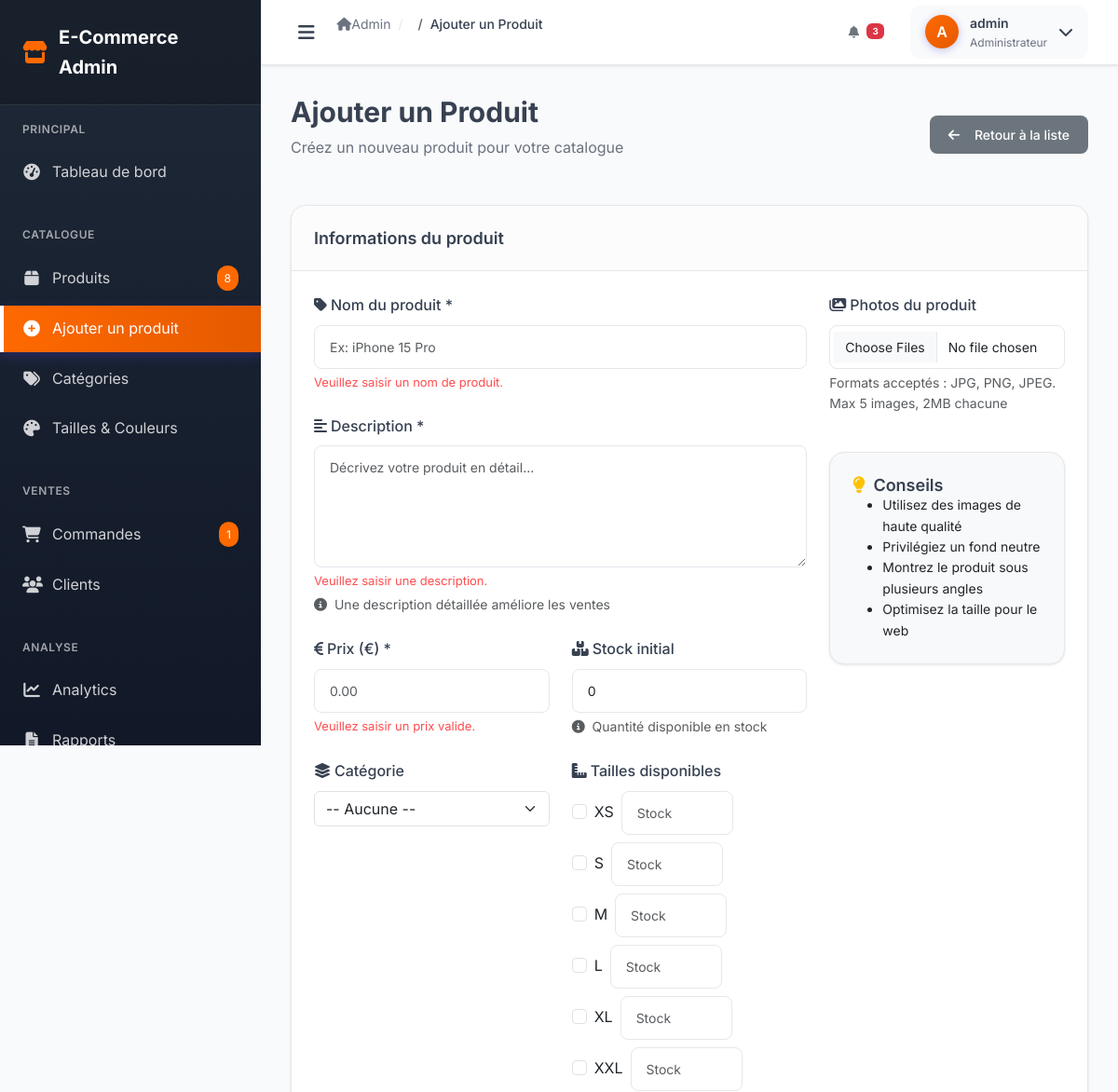
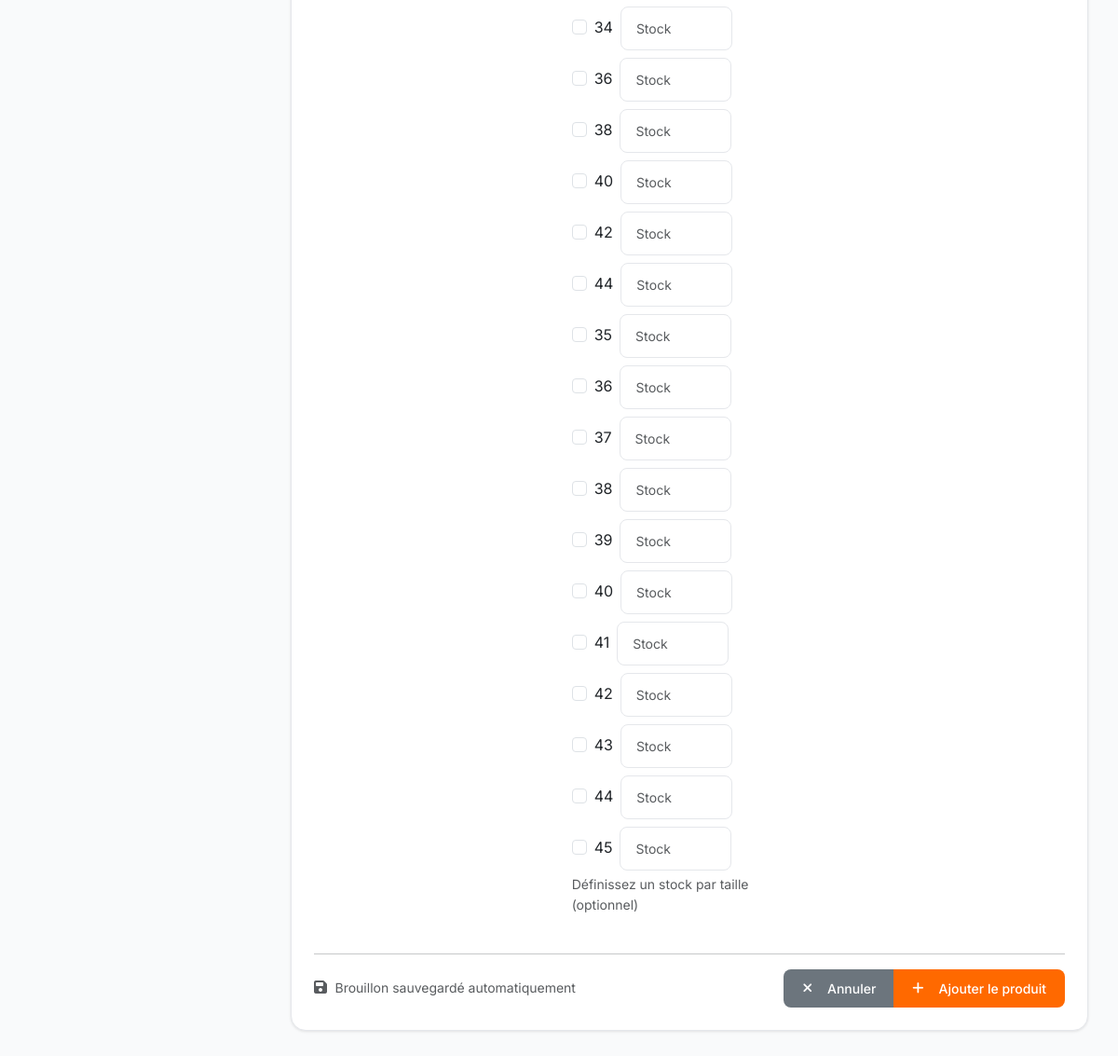
Screenshot of /admin/add_product.php (signed in) with the database file from the repository (2 pictures, top to bottom).
### tables this page shows
CREATE TABLE IF NOT EXISTS sizes (
    id INT AUTO_INCREMENT PRIMARY KEY,
    name VARCHAR(20) NOT NULL,
    category VARCHAR(50) DEFAULT 'general',
    sort_order INT DEFAULT 0,
    created_at TIMESTAMP DEFAULT CURRENT_TIMESTAMP,
    INDEX idx_category (category)
);

### admin/add_product.php (the view, shortened to what this page needs)
<?php
require_once 'config.php';
$sizes = [];
try {
    $sizes = $pdo->query("SELECT id, name FROM sizes ORDER BY sort_order ASC, name ASC")->fetchAll();
} catch (Exception $e) {
}
include 'layouts/header.php';
?>
<div class="admin-wrapper">
    <?php include 'layouts/sidebar.php'; ?>
    <main class="admin-content">
        <?php include 'layouts/topbar.php'; ?>
        <div class="page-content">
            <div class="page-header">
                <div class="d-flex justify-content-between align-items-center">
                    <div>
                        <h1 class="page-title">Ajouter un Produit</h1>
                        <p class="page-subtitle">Créez un nouveau produit pour votre catalogue</p>
                    </div>
                    <a href="products.php" class="btn btn-secondary">
                        <i class="fas fa-arrow-left me-2"></i>Retour à la liste
                    </a>
                </div>
            </div>
            <div class="card">
                <div class="card-header">
                    <h5 class="card-title">Informations du produit</h5>
                </div>
                <div class="card-body">
                    <form method="POST" enctype="multipart/form-data" class="needs-validation" novalidate data-auto-save="add_product">
                        <div class="row">
                            <div class="col-lg-8">
                                <div class="form-group">
                                    <label for="name" class="form-label">
                                        <i class="fas fa-tag me-1"></i>Nom du produit *
                                    </label>
                                    <input type="text"
                                           class="form-control"
                                           id="name"
                                           name="name"
                                           value="<?php echo htmlspecialchars($_POST['name'] ?? ''); ?>"
                                           required
                                           placeholder="Ex: iPhone 15 Pro">
                                    <div class="invalid-feedback">
                                        Veuillez saisir un nom de produit.
                                    </div>
                                </div>
                                <div class="form-group">
                                    <label for="description" class="form-label">
                                        <i class="fas fa-align-left me-1"></i>Description *
                                    </label>
                                    <textarea class="form-control"
                                              id="description"
                                              name="description"
                                              rows="5"
                                              required
                                              placeholder="Décrivez votre produit en détail..."><?php echo htmlspecialchars($_POST['description'] ?? ''); ?></textarea>
                                    <div class="invalid-feedback">
                                        Veuillez saisir une description.
                                    </div>
                                    <div class="form-text">
                                        <i class="fas fa-info-circle me-1"></i>
                                        Une description détaillée améliore les ventes
                                    </div>
                                </div>
                                <div class="row">
                                    <div class="col-md-6">
                                        <div class="form-group">
                                            <label for="price" class="form-label">
                                                <i class="fas fa-euro-sign me-1"></i>Prix (€) *
                                            </label>
                                            <input type="number"
                                                   class="form-control"
                                                   id="price"
                                                   name="price"
                                                   step="0.01"
                                                   min="0"
                                                   value="<?php echo htmlspecialchars($_POST['price'] ?? ''); ?>"
                                                   required
                                                   placeholder="0.00">
                                            <div class="invalid-feedback">
                                                Veuillez saisir un prix valide.
                                            </div>
                                        </div>
                                    </div>
                                    <div class="col-md-6">
                                        <div class="form-group">
                                            <label for="stock" class="form-label">
                                                <i class="fas fa-boxes me-1"></i>Stock initial
                                            </label>
                                            <input type="number"
                                                   class="form-control"
                                                   id="stock"
                                                   name="stock"
                                                   min="0"
                                                   value="<?php echo htmlspecialchars($_POST['stock'] ?? '0'); ?>"
                                                   placeholder="0">
                                            <div class="form-text">
                                                <i class="fas fa-info-circle me-1"></i>
                                                Quantité disponible en stock
                                            </div>
                                        </div>
                                    </div>
                                </div>
                                <div class="row">
                                    <div class="col-md-6">
                                        <div class="form-group">
                                            <label for="category_id" class="form-label">
                                                <i class="fas fa-layer-group me-1"></i>Catégorie
                                            </label>
                                            <select class="form-select" id="category_id" name="category_id">
                                                <option value="">-- Aucune --</option>
                                            </select>
                                        </div>
                                    </div>
                                    <div class="col-md-6">
                                        <div class="form-group">
                                            <label class="form-label">
                                                <i class="fas fa-ruler-combined me-1"></i>Tailles disponibles
                                            </label>
                                            <div class="d-flex flex-column gap-2">
                                                <?php foreach ($sizes as $size): ?>
                                                    <div class="d-flex align-items-center gap-2">
                                                        <div class="form-check">
                                                            <input class="form-check-input" type="checkbox" id="size_<?php echo $size['id']; ?>" name="sizes[]" value="<?php echo (int)$size['id']; ?>" <?php echo in_array((int)$size['id'], $selectedSizes ?? []) ? 'checked' : ''; ?>>
                                                            <label class="form-check-label" for="size_<?php echo $size['id']; ?>"><?php echo htmlspecialchars($size['name']); ?></label>
                                                        </div>
                                                        <input type="number" class="form-control form-control-sm" name="size_stock[<?php echo (int)$size['id']; ?>]" min="0" placeholder="Stock" style="width: 120px;">
                                                    </div>
                                                <?php endforeach; ?>
                                            </div>
                                            <div class="form-text">Définissez un stock par taille (optionnel)</div>
                                        </div>
                                    </div>
                                </div>
                            </div>
                            <div class="col-lg-4">
                                <div class="form-group">
                                    <label for="images" class="form-label">
                                        <i class="fas fa-images me-1"></i>Photos du produit
                                    </label>
                                    <input type="file"
                                           class="form-control"
                                           id="images"
                                           name="images[]"
                                           accept="image/jpeg,image/png,image/jpg"
                                           multiple>
                                    <div class="form-text">
                                        Formats acceptés : JPG, PNG, JPEG. Max 5 images, 2MB chacune
                                    </div>
                                </div>
                                <div class="card bg-light mt-4">
                                    <div class="card-body">
                                        <h6 class="card-title">
                                            <i class="fas fa-lightbulb text-warning me-1"></i>
                                            Conseils
                                        </h6>
                                        <ul class="small mb-0">
                                            <li>Utilisez des images de haute qualité</li>
                                            <li>Privilégiez un fond neutre</li>
                                            <li>Montrez le produit sous plusieurs angles</li>
                                            <li>Optimisez la taille pour le web</li>
                                        </ul>
                                    </div>
                                </div>
                            </div>
                        </div>
                        <hr>
                        <div class="d-flex justify-content-between align-items-center">
                            <div class="text-muted">
                                <i class="fas fa-save me-1"></i>
                                <small>Brouillon sauvegardé automatiquement</small>
                            </div>
                            <div class="btn-group">
                                <a href="products.php" class="btn btn-secondary">
                                    <i class="fas fa-times me-2"></i>Annuler
                                </a>
                                <button type="submit" class="btn btn-primary">
                                    <i class="fas fa-plus me-2"></i>Ajouter le produit
                                </button>
                            </div>
                        </div>
                    </form>
                </div>
            </div>
        </div>
    </main>
</div>
<?php include 'layouts/footer.php'; ?>

### admin/assets/css/admin.css (style rules this page uses)
:root { --primary-color: #ff6900; --primary-dark: #e55a00; --primary-light: #ff8533; --secondary-color: #6b7280; --success-color: #52c41a; --danger-color: #ff4d4f; --warning-color: #faad14; --info-color: #1890ff; --dark-color: #1f2937; --light-color: #f9fafb; --border-color: #e5e7eb; --text-color: #374151; --text-muted: #6b7280; --sidebar-width: 280px; --topbar-height: 70px; --admin-bg: #f8f9fa; --card-bg: #ffffff; --sidebar-bg: #1f2937; --sidebar-hover: #374151; --shadow-light: 0 1px 3px rgba(0, 0, 0, 0.1); --shadow-medium: 0 4px 6px rgba(0, 0, 0, 0.1); --shadow-large: 0 10px 15px rgba(0, 0, 0, 0.1); }
* { margin: 0; padding: 0; box-sizing: border-box; }
body { font-family: 'Inter', -apple-system, BlinkMacSystemFont, 'Segoe UI', Roboto, sans-serif; background-color: var(--light-color); color: var(--text-color); line-height: 1.6; }
.admin-wrapper { display: flex; min-height: 100vh; }
.admin-content { flex: 1; margin-left: var(--sidebar-width); min-height: 100vh; background: var(--light-color); }
.page-content { padding: 2rem; }
.page-header { margin-bottom: 2rem; }
.page-title { font-size: 1.875rem; font-weight: 700; color: var(--text-color); margin-bottom: 0.5rem; }
.page-subtitle { color: var(--text-muted); font-size: 1rem; }
.card { background: white; border-radius: 16px; box-shadow: 0 1px 3px rgba(0, 0, 0, 0.1); border: 1px solid var(--border-color); overflow: hidden; transition: box-shadow 0.2s ease; }
.card-header { padding: 1.5rem; border-bottom: 1px solid var(--border-color); background: rgba(249, 250, 251, 0.5); }
.card-title { font-size: 1.125rem; font-weight: 600; color: var(--text-color); margin: 0; }
.card-body { padding: 1.5rem; }
.btn { display: inline-flex; align-items: center; justify-content: center; padding: 0.625rem 1.25rem; font-size: 0.875rem; font-weight: 500; border-radius: 8px; border: none; cursor: pointer; text-decoration: none; transition: all 0.2s ease; gap: 0.5rem; }
.btn-primary { background: var(--primary-color); color: white; }
.form-group { margin-bottom: 1.5rem; }
.form-label { display: block; margin-bottom: 0.5rem; font-weight: 500; color: var(--text-color); }
.form-control { width: 100%; padding: 0.75rem 1rem; border: 1px solid var(--border-color); border-radius: 8px; font-size: 0.875rem; transition: all 0.2s ease; background: white; }
.invalid-feedback { display: block; margin-top: 0.25rem; font-size: 0.8125rem; color: var(--danger-color); }
.text-muted { color: var(--text-muted); }
.text-warning { color: var(--warning-color); }
.mb-0 { margin-bottom: 0; }
.mt-4 { margin-top: 1.5rem; }
.d-flex { display: flex; }
.align-items-center { align-items: center; }
.justify-content-between { justify-content: space-between; }

### rows the page displays
sizes: name "XS"
sizes: name "S"
sizes: name "M"
sizes: name "L"
sizes: name "XL"
sizes: name "XXL"
sizes: name "34"
sizes: name "36"
sizes: name "38"
sizes: name "40"
sizes: name "42"
sizes: name "44"
sizes: name "35"
sizes: name "36"
sizes: name "37"
sizes: name "38"
sizes: name "39"
sizes: name "40"
sizes: name "41"
sizes: name "42"
sizes: name "43"
sizes: name "44"
sizes: name "45"

### other values shown
$productCount "8"
$orderCount "1"
$pageTitle "Ajouter un Produit"
substr($_SESSION['admin_username'] ?? 'A', 0, 1) "A"
$_SESSION['admin_username'] "admin"
